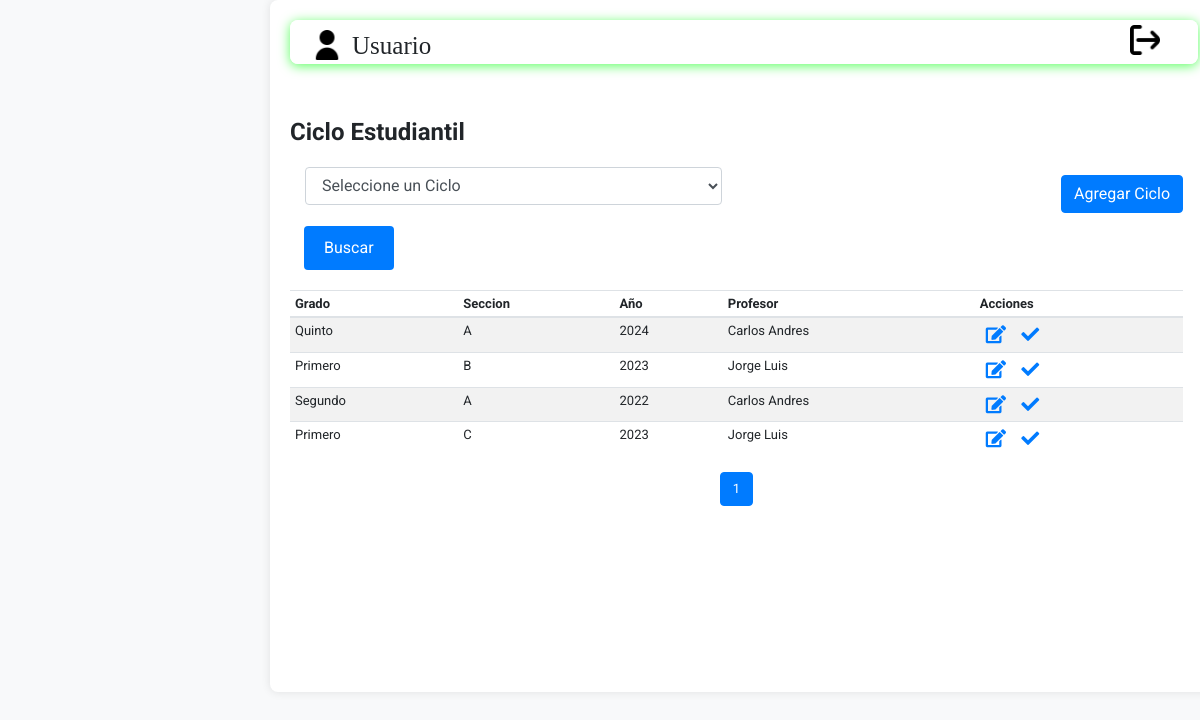
Screenshot of /SADE/Ciclos/ciclo_inhabil.php with the database file from the repository.
### tables this page shows
CREATE TABLE `tbl_ciclo` (
  `codigo_ciclo` int(11) NOT NULL,
  `codigo_grado` int(11) NOT NULL,
  `codigo_profesor` varchar(15) NOT NULL,
  `anio` int(11) NOT NULL,
  `seccion` varchar(5) NOT NULL,
  `estado` int(11) NOT NULL DEFAULT 1
);

CREATE TABLE `tbl_grados` (
  `codigo_grado` int(11) NOT NULL,
  `descripcion` varchar(100) NOT NULL
);

CREATE TABLE `tbl_profesores` (
  `codigo_profesor` varchar(15) NOT NULL,
  `nombre_profesor` varchar(100) NOT NULL,
  `apellido_profesor` varchar(100) NOT NULL,
  `telefono_profesor` varchar(10) NOT NULL,
  `fecha_nacimiento` date NOT NULL,
  `direccion` varchar(50) NOT NULL,
  `codigo_departamento` int(11) NOT NULL,
  `codigo_municipio` int(11) NOT NULL,
  `estado` int(11) NOT NULL DEFAULT 1
);

### SADE/acciones/mostrar_nombre_usuario.php (called while the page is built, shortened)
<?php
function obtenerNombreUsuario() {
    return isset($_SESSION['nombre_usuario']) ? $_SESSION['nombre_usuario'] : 'Usuario';
}
?>

### SADE/Ciclos/ciclo_inhabil.php (the view, shortened to what this page needs)
<?php
    include '../acciones/mostrar_nombre_usuario.php';
$filas_por_pagina = 10;
if (isset($_GET['pagina']) && is_numeric($_GET['pagina'])) {
    $pagina_actual = (int)$_GET['pagina'];
} else {
    $pagina_actual = 1;
}
$inicio = ($pagina_actual - 1) * $filas_por_pagina;
$consulta_total_filas = "SELECT COUNT(*) AS total_filas FROM tbl_ciclo WHERE estado = 1";
$resultado_total_filas = mysqli_query($conn, $consulta_total_filas);
$total_filas = mysqli_fetch_assoc($resultado_total_filas)['total_filas'];
$total_paginas = ceil($total_filas / $filas_por_pagina);
$consulta = "
    SELECT
    ci.codigo_ciclo,
    g.descripcion AS grado,
    ci.seccion,
    ci.anio,
    ma.nombre_profesor
FROM
    tbl_ciclo ci
LEFT JOIN
    tbl_grados g ON ci.codigo_grado = g.codigo_grado
LEFT JOIN
    tbl_profesores ma ON ci.codigo_profesor = ma.codigo_profesor
WHERE
    ci.estado=0
LIMIT $inicio, $filas_por_pagina
";
$resultado = mysqli_query($conn, $consulta);
$tabla = "
    <table class='table table-striped table-hover' style='width:100%'>
        <thead>
            <tr>
                <th>Grado</th>
                <th>Seccion</th>
                <th>Año</th>
                <th>Profesor</th>
                <th>Acciones</th>
            </tr>
        </thead>
        <tbody>
";
while ($registro = mysqli_fetch_assoc($resultado)) {
    $tabla .= "
        <tr>
            <td>{$registro['grado']}</td>
            <td>{$registro['seccion']}</td>
            <td>{$registro['anio']}</td>
            <td>{$registro['nombre_profesor']}</td>
            <td>
                <button class='btn-opcion text-primary'  title='Editar' onclick='window.location.href=\"ver.php?id={$registro['codigo_ciclo']}\"'><i class='fas fa-edit'></i></button>
                <button class='btn-opcion text-primary'  title='Baja' onclick='window.location.href=\"habilitar_ciclo.php?id={$registro['codigo_ciclo']}\"'><i class='fas fa-check'></i></button>
            </td>
        </tr>
    ";
}
$tabla .= "</tbody></table>";
?>
<!DOCTYPE html>
<html lang="en">
<head>
    <link href="https://stackpath.bootstrapcdn.com/bootstrap/4.5.2/css/bootstrap.min.css" rel="stylesheet">
    <link rel="stylesheet" href="styles.css">
    <link href="https://cdnjs.cloudflare.com/ajax/libs/font-awesome/5.15.4/css/all.min.css" rel="stylesheet">
</head>
<body>
    <div class="content container-fluid">
        <div class="area">
            <fieldset class="complementArea">
                <div class="contenedor">
                    <div class="d-flex align-items-center">
                        <img class="imagen atimg1" src="../imagenes/usuario.png" alt="Usuario">
                        <label class="txalig ubicar" for=""><?php echo obtenerNombreUsuario(); ?></label>
                    <div>
                    <div class="d-flex align-items-center">
                        <button class="boton-salida bnt" onclick="window.location.href='../Login/index.php';">
                            <img class="imagen btsalir" src="../imagenes/salida.png" alt="Salida">
                        </button>
                    </div>
                </div>
            </fieldset>
        </div>
        <div class="area2">
            <br>
            <h1 class="tit">Ciclo Estudiantil</h1>
            <div class="contenedor">
                <div class="form-group col-md-6">
                    <select class="form-control" id="anio" name="anio" required>
                        <option value="">Seleccione un Ciclo</option>
                    </select>
                </div>
                <div class="input-group-append">
                    <button class="btn btn-primary" type="button" onclick="window.location.href='agregar_ciclo.php';">
                        Agregar Ciclo
                    </button>
            </div>
            </div>
            <div class="contenedor">
                <button type="button" id="btn_buscar" class="btn-buscar">Buscar</button>
            </div>
            <div class="table-container">
                <div class="table-container">
                    <?php echo $tabla; ?>
                </div>
<nav aria-label="Page navigation example">
    <ul class="pagination justify-content-center">
        <?php for ($i = 1; $i <= $total_paginas; $i++) { ?>
            <li class="page-item <?php if ($i == $pagina_actual) echo 'active'; ?>">
                <a class="page-link" href="?pagina=<?php echo $i; ?>"><?php echo $i; ?></a>
            </li>
        <?php } ?>
    </ul>
</nav>
            </div>
        </div>
    </div>
</body>
</html>

### SADE/Ciclos/styles.css (style rules this page uses)
body { margin: 0; font-family: 'Console'; overflow: hidden; padding: 0; background-color: #f8f9fa; }
.content { flex-grow: 1; padding: 20px; overflow: hidden; margin: 20px auto; width: 79%; background-color: #fff; border-radius: 8px; box-shadow: 0 0 10px rgba(0, 0, 0, 0.1); margin-top: 0; margin-left: 270px; }
fieldset { border: 2px solid rgba(255, 255, 255, 0.7); border-radius: 8px; padding: 20px; background-color: #ffffff; margin-bottom: 20px; box-shadow: 0 2px 12px #5bff61; box-sizing: border-box; position: relative; overflow: hidden; }
fieldset::before { content: ''; position: absolute; top: 2px; left: 2px; right: 2px; bottom: 2px; border: 2px solid rgba(255, 255, 255, 0.5); border-radius: 8px; z-index: -1; }
.imagen { height: 30px; width: 30px; margin-right: 10px; }
.complementArea { height: 25px; }
.area2 { height: 548px; overflow-y: auto; padding-right: 15px; font-family: 'Roboto', sans-serif; }
.contenedor { display: flex; justify-content: space-between; align-items: center; margin-bottom: 20px; }
.boton-salida { background: none; border: none; color: black; text-decoration: none; font-size: 25px; cursor: pointer; font-family: inherit; position: absolute; right: 20px; top: 20px; }
.area, .area2 { margin-bottom: 30px; }
.table-container { max-width: 100%; overflow-x: auto; font-size: 13px; line-height: 1.2; }
.table td, .table th { padding: 5px; }
.btn-opcion { background: none; border: none; cursor: pointer; font-size: 18px; color: #333; }
.tit { font-size: 24px; font-weight: bold; margin-bottom: 20px; }
.atimg1 { margin-top: -32%; }
.txalig { margin-top: -25%; font-size: 25px; }
.btsalir { margin-top: -120%; }
.btn-buscar { display: inline-block; padding: 10px 20px; background-color: #007bff; color: white; border: none; border-radius: 4px; cursor: pointer; margin-left: 14px; margin-top: -15px; }

### SADE/Ciclos/ciclo_inhabil.php (style rules this page uses)
.ubicar { margin-top: -15px; }
.atimg1 { margin-top: -25px; }

### rows the page displays
tbl_ciclo: codigo_grado.descripcion "Quinto", seccion "A", anio "2024", codigo_profesor.nombre_profesor "Carlos Andres"
tbl_ciclo: codigo_grado.descripcion "Primero", seccion "B", anio "2023", codigo_profesor.nombre_profesor "Jorge Luis"
tbl_ciclo: codigo_grado.descripcion "Segundo", seccion "A", anio "2022", codigo_profesor.nombre_profesor "Carlos Andres"
tbl_ciclo: codigo_grado.descripcion "Primero", seccion "C", anio "2023", codigo_profesor.nombre_profesor "Jorge Luis"

### other values shown
obtenerNombreUsuario() "Usuario"
